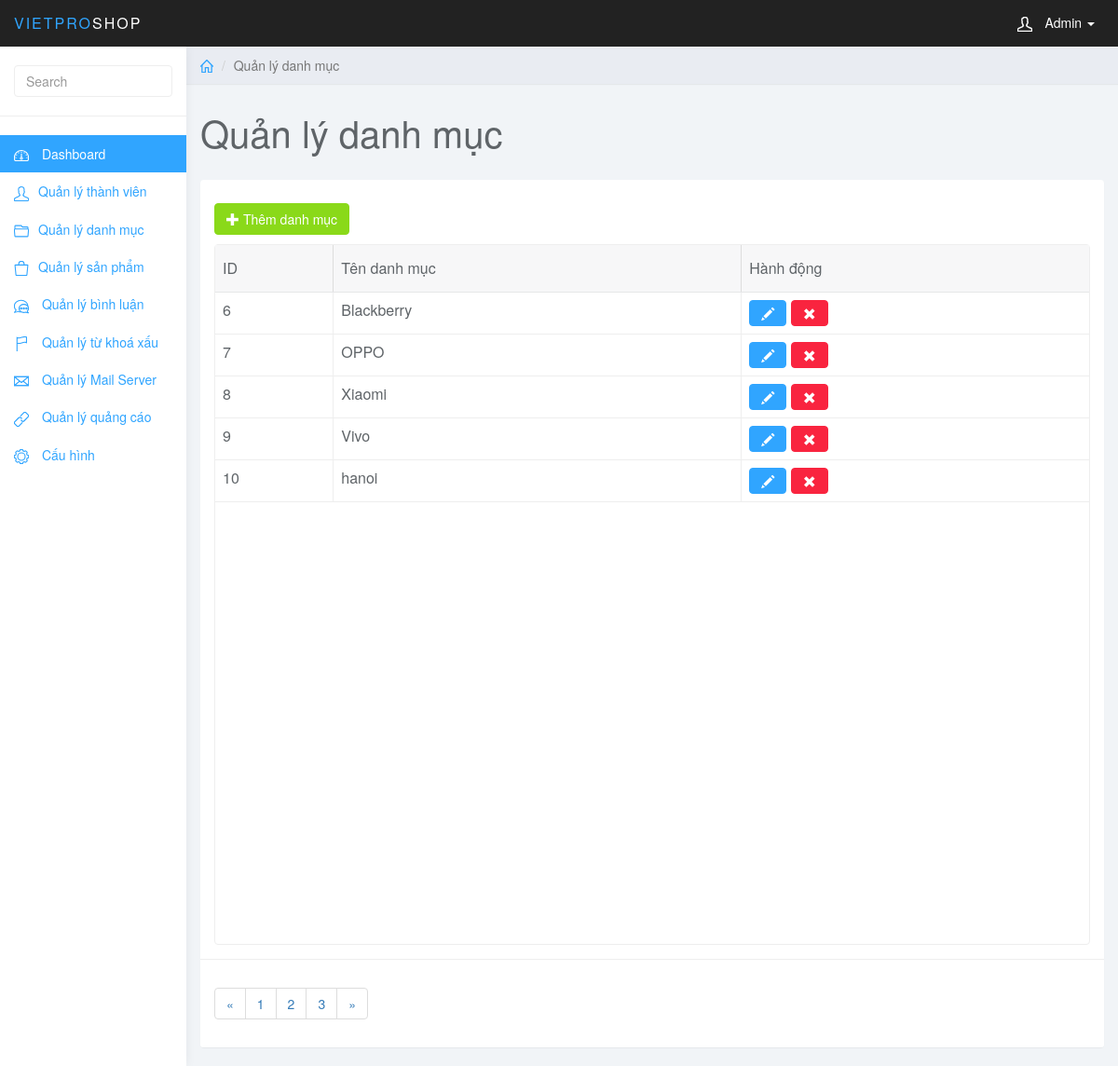
The page /admin/index.php?page_layout=category&page=2 (signed in) on the database as committed earlier.
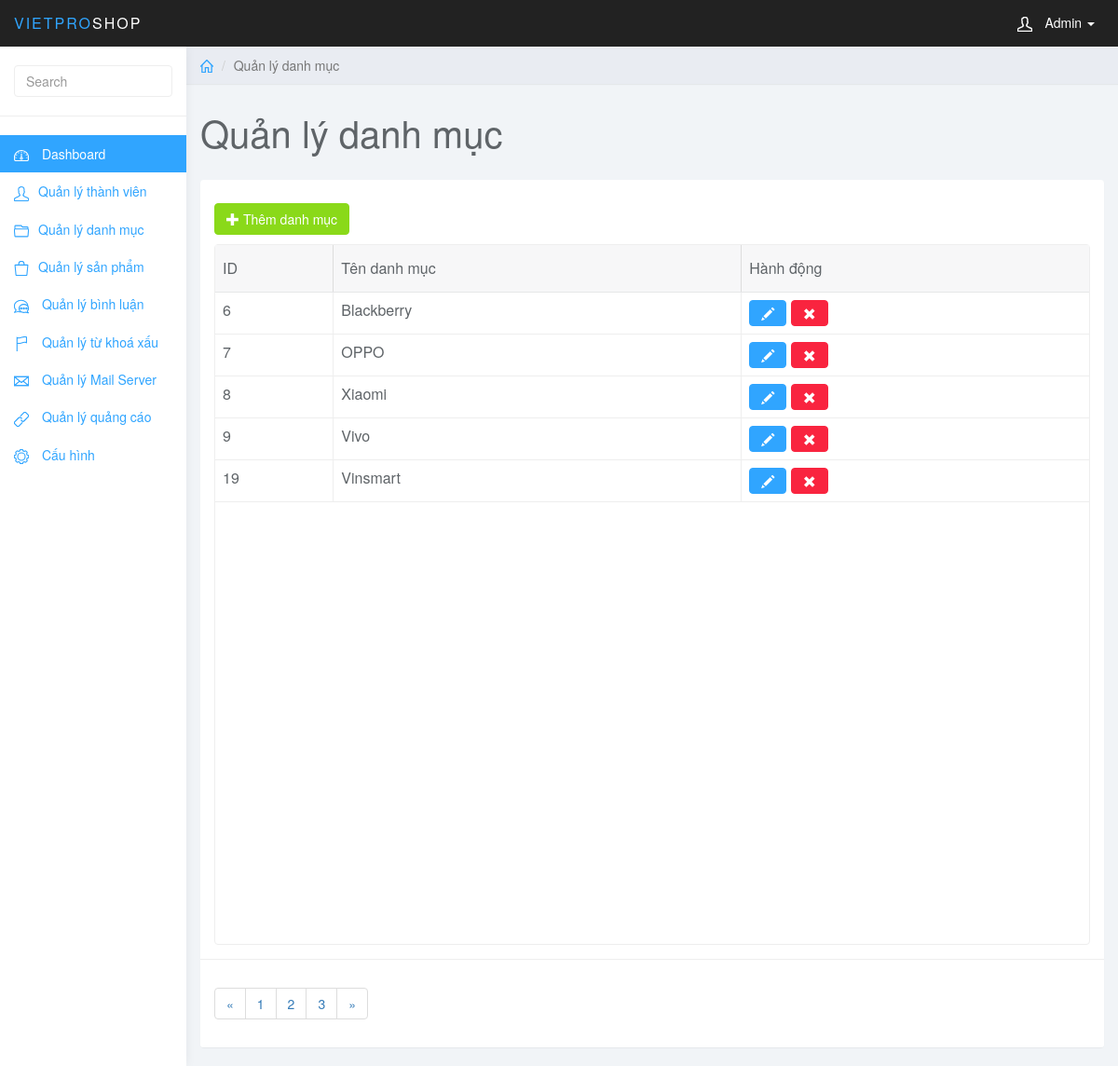
The same page on the database as committed later.
### tables this page shows
CREATE TABLE `category` (
  `cat_id` int(11) NOT NULL,
  `cat_name` varchar(255) NOT NULL
);

### admin/category.php (the view, shortened to what this page needs)
<div class="col-sm-9 col-sm-offset-3 col-lg-10 col-lg-offset-2 main">
	<div class="row">
		<ol class="breadcrumb">
			<li><a href="#"><svg class="glyph stroked home">
						<use xlink:href="#stroked-home"></use>
					</svg></a></li>
			<li class="active">Quản lý danh mục</li>
		</ol>
	</div>
	<div class="row">
		<div class="col-lg-12">
			<h1 class="page-header">Quản lý danh mục</h1>
		</div>
	</div>
	<div id="toolbar" class="btn-group">
		<a href="index.php?page_layout=add_category" class="btn btn-success">
			<i class="glyphicon glyphicon-plus"></i> Thêm danh mục
		</a>
	</div>
	<div class="row">
		<div class="col-md-12">
			<div class="panel panel-default">
				<div class="panel-body">
					<table data-toolbar="#toolbar" data-toggle="table">
						<thead>
							<tr>
								<th data-field="id" data-sortable="true">ID</th>
								<th>Tên danh mục</th>
								<th>Hành động</th>
							</tr>
						</thead>
						<tbody>
							<?php
							if (isset($_GET["page"])) {
								$page = $_GET["page"];
							} else {
								$page = 1;
							}
							$rows_per_page = 5;
							$per_row = $page * $rows_per_page - $rows_per_page;
							$total_rows = mysqli_num_rows(mysqli_query($conn, "SELECT * FROM category"));
							$total_pages = ceil($total_rows / $rows_per_page);
							$list_page = '<ul class="pagination">';
							$page_prev = $page - 1;
							$list_page .= '<li class="page-item"><a class="page-link" href="index.php?page_layout=category&page=' . $page_prev . '">&laquo;</a></li>';
							for ($u = 1; $u <= $total_pages; $u++) {
								$list_page .= '<li class="page-item"><a class="page-link" href="index.php?page_layout=category&page=' . $u . '">' . $u . '</a></li>';
							}
							$page_next = $page + 1;
							$list_page .= '<li class="page-item"><a class="page-link" href="index.php?page_layout=category&page=' . $page_next . '">&raquo;</a></li>';
							$list_page .= '</ul>';
							$sql = "SELECT * FROM category
									ORDER BY cat_id ASC
									LIMIT $per_row, $rows_per_page";
							$query = mysqli_query($conn, $sql);
							while ($row = mysqli_fetch_array($query)) {
							?>
								<tr>
									<td style=""><?php echo $row["cat_id"]; ?></td>
									<td style=""><?php echo $row["cat_name"]; ?></td>
									<td class="form-group">
										<a href="index.php?page_layout=edit_category&cat_id=<?php echo $row["cat_id"]?>" class="btn btn-primary"><i class="glyphicon glyphicon-pencil"></i></a>
										<a href="del_category.php?cat_id=<?php echo $row["cat_id"] ?>" class="btn btn-danger"><i class="glyphicon glyphicon-remove"></i></a>
									</td>
								</tr>
							<?php } ?>
						</tbody>
					</table>
				</div>
				<div class="panel-footer">
					<nav aria-label="Page navigation example">
						<?php echo $list_page; ?>
					</nav>
				</div>
			</div>
		</div>
	</div>
</div>

Rows that differ between the two databases and show on the page:
removed category: cat_id "10", cat_name "hanoi"
now on this page (row unchanged): category: cat_id "19", cat_name "Vinsmart"
